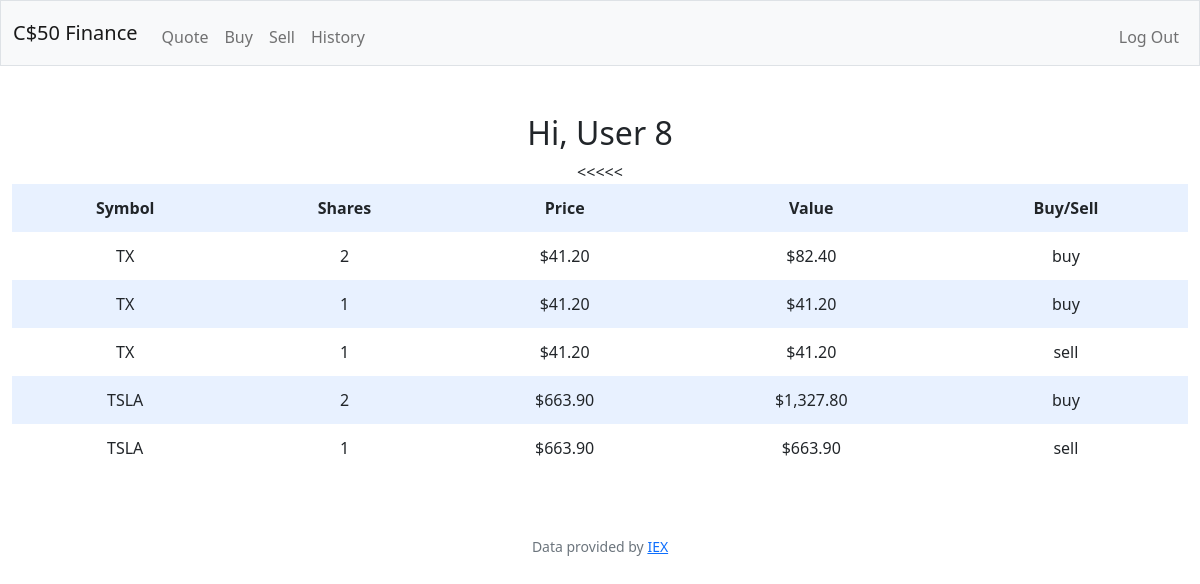
Page /history (signed in) on the committed database.
### tables this page shows
CREATE TABLE transactions (id INTEGER PRIMARY KEY AUTOINCREMENT NOT NULL, userid INTEGER NOT NULL, symbol TEXT NOT NULL, shares NUMERIC NOT NULL, price NUMERIC NOT NULL, type TEXT NOT NULL);

### pset9/finance/app.py (the view)
@app.route("/history")
@login_required
def history():
    list = db.execute("SELECT * FROM transactions WHERE userid = ?", session["user_id"])
    print(list)
    return render_template ("history.html", list=list)
    return apology("TODO")

### pset9/finance/app.py (called while the page is built)
@app.after_request
def after_request(response):
    response.headers["Cache-Control"] = "no-cache, no-store, must-revalidate"
    response.headers["Expires"] = 0
    response.headers["Pragma"] = "no-cache"
    return response

### pset9/finance/helpers.py (called while the page is built)
def login_required(f):
    @wraps(f)
    def decorated_function(*args, **kwargs):
        if session.get("user_id") is None:
            return redirect("/login")
        return f(*args, **kwargs)
    return decorated_function

def usd(value):
    return f"${value:,.2f}"

### pset9/finance/templates/history.html (shortened to what this page needs)
{% extends "layout.html" %}
{% block main %}
    <h2>Hi, User {{ session["user_id"] }}</h2>
    <table class="center">
        <tr>
            <th>Symbol</th>
            <th>Shares</th>
            <th>Price</th>
            <th>Value</th>
            <th>Buy/Sell</th>
        </tr>
        {% for stock in list %}
            <tr>
                <td>{{ stock["symbol"] }}</td>
                <td>{{ stock["shares"] }}</td>
                <<td>{{ stock["price"] | usd }}</td>
                <td>{{ (stock["shares"] * stock["price"]) | usd }}</td>
                <td>{{ stock["type"] }}</td>
            </tr>
        {% endfor %}
    </table>
{% endblock %}

### lab9/birthdays/static/styles.css (style rules this page uses)
body { background-color: #fff; color: #212529; font-size: 1rem; font-weight: 400; line-height: 1.5; margin: 0; text-align: left; }
table { background-color: transparent; margin-bottom: 1rem; width: 100%; }
table th, table td { padding: 0.75rem; vertical-align: middle; }
tbody tr:nth-of-type(odd) { background-color: rgb(179, 208, 255, 0.3) }

### rows in the picture
transactions: symbol "TX", shares "2", price "$41.20", (stock['shares']*stock['price'])|usd "$82.40", type "buy"
transactions: symbol "TX", shares "1", price "$41.20", (stock['shares']*stock['price'])|usd "$41.20", type "buy"
transactions: symbol "TX", shares "1", price "$41.20", (stock['shares']*stock['price'])|usd "$41.20", type "sell"
transactions: symbol "TSLA", shares "2", price "$663.90", (stock['shares']*stock['price'])|usd "$1,327.80", type "buy"
transactions: symbol "TSLA", shares "1", price "$663.90", (stock['shares']*stock['price'])|usd "$663.90", type "sell"

### other values in the picture
{{ session["user_id"] }} "8"
